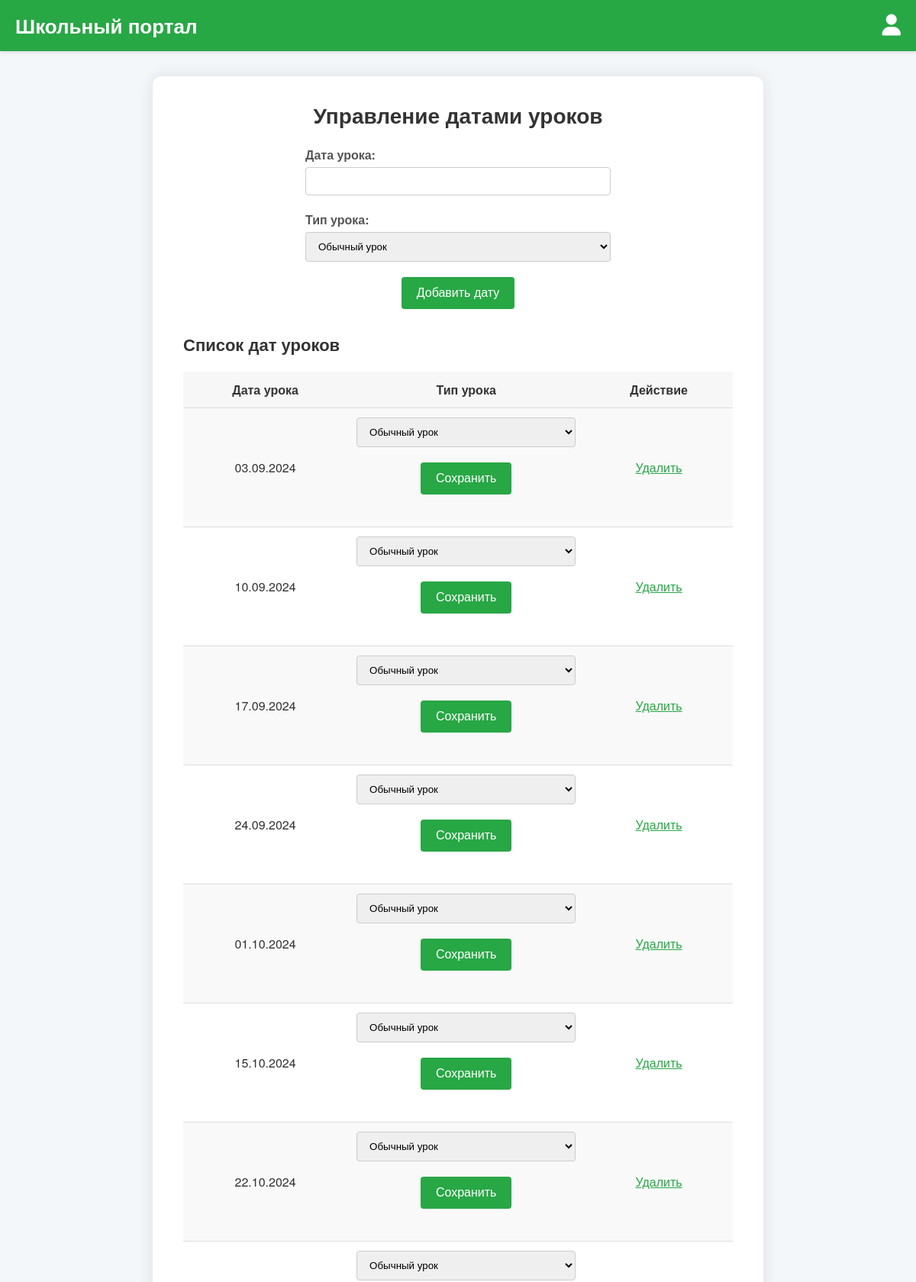
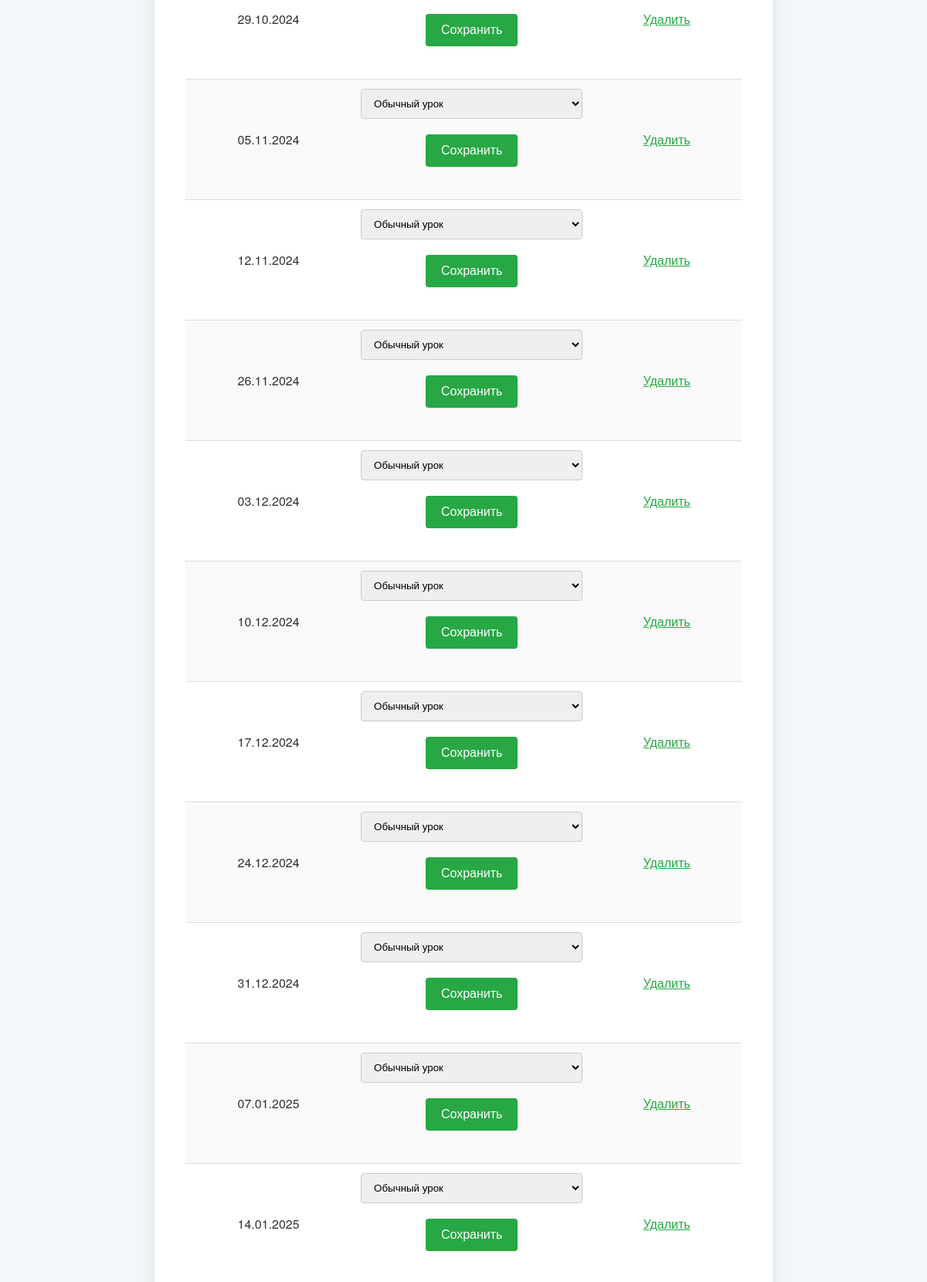
The app's page /lessons.php (signed in, upper part) with its own data (2 pictures, top to bottom).
### tables this page shows
CREATE TABLE `lesson_dates` (
  `id` int(11) NOT NULL AUTO_INCREMENT,
  `lesson_date` date NOT NULL,
  `lesson_type` enum('lesson','exam') NOT NULL DEFAULT 'lesson',
  PRIMARY KEY (`id`),
  UNIQUE KEY `lesson_date` (`lesson_date`)
);

### lessons.php (the view, shortened to what this page needs)
<?php
require_once 'config/admins_only.php';
$stmt = $pdo->query('SELECT lesson_date, lesson_type FROM lesson_dates ORDER BY lesson_date ASC');
$lessonDates = $stmt->fetchAll(PDO::FETCH_ASSOC);
?>
<!DOCTYPE html>
<html lang="ru">
<head>
    <link rel="stylesheet" href="style.css">
    <link rel="stylesheet" href="https://cdnjs.cloudflare.com/ajax/libs/font-awesome/6.4.0/css/all.min.css">
    <link rel="stylesheet" href="https://cdn.jsdelivr.net/npm/flatpickr/dist/flatpickr.min.css">
</head>
<body>
    <?php include 'config/header.php'; ?>
    <div class="container">
        <h1>Управление датами уроков</h1>
        <form method="post" class="form-inline">
            <div class="form-group">
                <label for="new_lesson_date">Дата урока:</label>
                <input type="text" id="new_lesson_date" name="new_lesson_date" required>
            </div>
            <div class="form-group">
                <label for="lesson_type">Тип урока:</label>
                <select id="lesson_type" name="lesson_type">
                    <option value="lesson">Обычный урок</option>
                </select>
            </div>
            <input type="submit" name="add_date" value="Добавить дату">
        </form>
        <h2>Список дат уроков</h2>
        <table>
            <tr>
                <th>Дата урока</th>
                <th>Тип урока</th>
                <th>Действие</th>
            </tr>
            <?php foreach ($lessonDates as $entry): ?>
                <tr>
                    <td><?php echo date('d.m.Y', strtotime($entry['lesson_date'])); ?></td>
                    <td>
                        <form method="post" class="form-inline">
                            <select name="new_lesson_type">
                                <option value="lesson" <?php if ($entry['lesson_type'] == 'lesson') echo 'selected'; ?>>Обычный урок</option>
                            </select>
                            <input type="submit" name="update_type" value="Сохранить">
                        </form>
                    </td>
                    <td>
                        <a href="?delete_date=<?php echo urlencode($entry['lesson_date']); ?>" onclick="return confirm('Вы уверены, что хотите удалить эту дату?');">Удалить</a>
                    </td>
                </tr>
            <?php endforeach; ?>
        </table>
    </div>
</body>
</html>

### style.css (style rules this page uses)
:root { --font-family: 'Helvetica Neue', Arial, sans-serif; --color-bg: #f4f7fa; --color-bg-content: #fff; --color-text: #333; --color-text-secondary: #555; --color-primary: #28a745; --color-primary-hover: #209a3c; --color-border: #ccc; --color-border-light: #ddd; --color-success: #d4edda; --color-error: #dc3545; --color-warning: #ffc107; --color-info: #17a2b8; --color-calendar-bg: #fafafa; --color-calendar-header: #f0f0f0; --color-calendar-weekdays: #f7f7f7; --color-calendar-today-bg: #cce5ff; --color-calendar-today-text: #0056b3; --color-calendar-selected-bg: #0056b3; --color-calendar-selected-text: #fff; --color-calendar-lesson-day-bg: #a5d6a7; --color-calendar-lesson-day-text: #2e7d32; --color-calendar-lesson-day-hover-bg: #81c784; --color-calendar-lesson-day-hover-text: #1b5e20; --color-calendar-exam-day-bg: #f8bbd0; --color-calendar-exam-day-text: #880e4f; --color-calendar-exam-day-hover-bg: #f48fb1; --color-calendar-exam-day-hover-text: #560027; }
* { margin: 0; padding: 0; box-sizing: border-box; }
body { font-family: var(--font-family); background-color: var(--color-bg); color: var(--color-text); }
form { margin-bottom: 30px; text-align: center; }
label { display: block; font-weight: bold; margin-bottom: 5px; color: var(--color-text-secondary); }
.form-group { margin-bottom: 20px; text-align: left; max-width: 400px; margin-left: auto; margin-right: auto; }
input[type="text"], input[type="password"], select, input[type="number"] { padding: 10px 12px; width: 100%; max-width: 100%; border: 1px solid var(--color-border); border-radius: 4px; margin: 0 auto 15px auto; display: block; }
input[type="submit"], button { padding: 12px 20px; background: var(--color-primary); border: none; color: #fff; border-radius: 4px; cursor: pointer; margin: 20px auto 0 auto; font-size: 16px; transition: background 0.3s ease; display: block; }
table { width: 100%; border-collapse: collapse; margin-top: 20px; }
table th, table td { padding: 12px; border-bottom: 1px solid var(--color-border-light); text-align: center; }
table th { background-color: var(--color-calendar-weekdays); color: var(--color-text); font-weight: bold; }
table tr:nth-child(even) { background-color: #f9f9f9; }
.container { width: 80%; max-width: 800px; margin: 100px auto 60px auto; background: var(--color-bg-content); padding: 30px 40px; border-radius: 12px; box-shadow: 0 0 20px rgba(0, 0, 0, 0.1); }
h1 { color: var(--color-text); text-align: center; font-size: 28px; margin-bottom: 20px; }
h2 { color: var(--color-text); font-size: 22px; margin-top: 20px; margin-bottom: 15px; }
a { color: var(--color-primary); }

### records on screen
lesson_dates: lesson_date "03.09.2024", new_lesson_type "Обычный урок"
lesson_dates: lesson_date "10.09.2024", new_lesson_type "Обычный урок"
lesson_dates: lesson_date "17.09.2024", new_lesson_type "Обычный урок"
lesson_dates: lesson_date "24.09.2024", new_lesson_type "Обычный урок"
lesson_dates: lesson_date "01.10.2024", new_lesson_type "Обычный урок"
lesson_dates: lesson_date "15.10.2024", new_lesson_type "Обычный урок"
lesson_dates: lesson_date "22.10.2024", new_lesson_type "Обычный урок"
lesson_dates: lesson_date "29.10.2024", new_lesson_type "Обычный урок"
lesson_dates: lesson_date "05.11.2024", new_lesson_type "Обычный урок"
lesson_dates: lesson_date "12.11.2024", new_lesson_type "Обычный урок"
lesson_dates: lesson_date "26.11.2024", new_lesson_type "Обычный урок"
lesson_dates: lesson_date "03.12.2024", new_lesson_type "Обычный урок"
lesson_dates: lesson_date "10.12.2024", new_lesson_type "Обычный урок"
lesson_dates: lesson_date "17.12.2024", new_lesson_type "Обычный урок"
lesson_dates: lesson_date "24.12.2024", new_lesson_type "Обычный урок"
lesson_dates: lesson_date "31.12.2024", new_lesson_type "Обычный урок"
lesson_dates: lesson_date "07.01.2025", new_lesson_type "Обычный урок"
lesson_dates: lesson_date "14.01.2025", new_lesson_type "Обычный урок"
